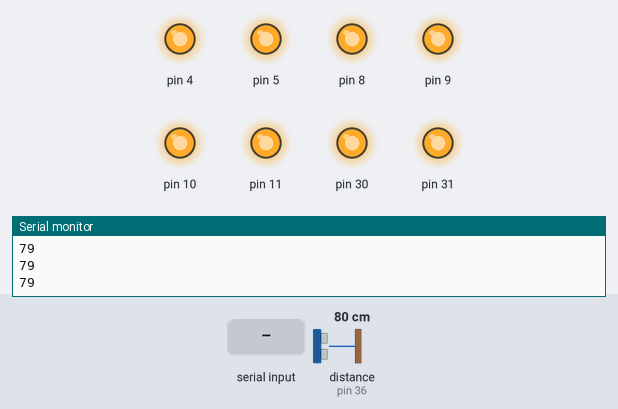
Recording of a sketch running on a simulated Arduino Mega 2560, built with avr-gcc and run on an emulated ATmega2560. Parts: output pins drawn as LEDs (lit = HIGH), the last lines printed to the serial monitor. Wiring (inferred from the names in the program): ultrasonic range finder: trigger pin 34; echo pin 36. Inputs (shaded band) come from the test bench; at power-on: distance to the obstacle (sensor on pin 36) 80 cm. The echo pulse lasts 58.3 µs per cm; pins used as bus, display or sensor lines are not drawn.

Above: at 1.2 s.
1.3 s: "9" received over Serial
At 1.41 s:
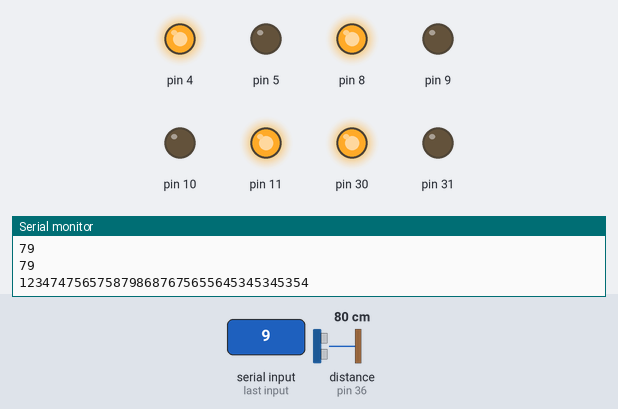
4.3 s: distance to the obstacle (sensor on pin 36) set to 13 cm
7.3 s: distance to the obstacle (sensor on pin 36) set to 10 cm
At 9.2 s:
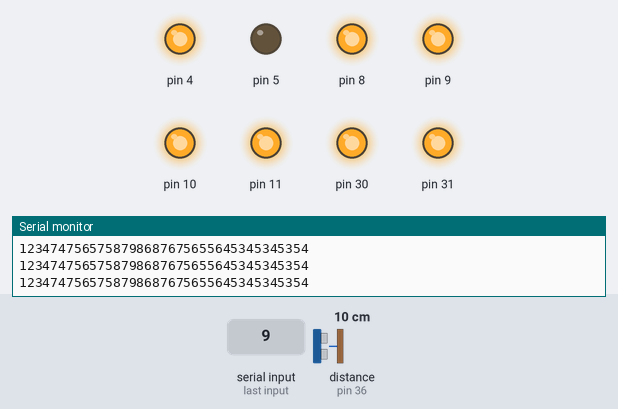
9.9 s: distance to the obstacle (sensor on pin 36) set to 18 cm
At 10.56 s:
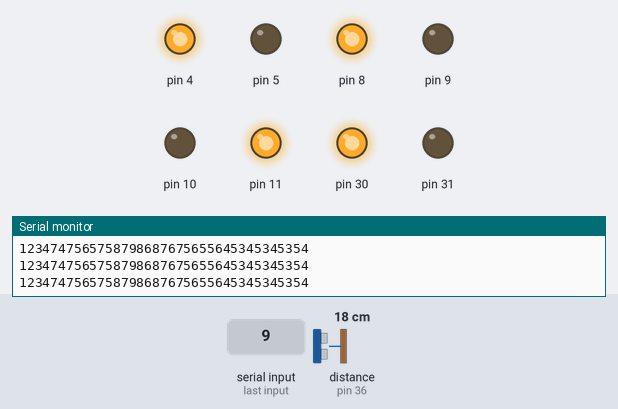
12.9 s: distance to the obstacle (sensor on pin 36) set to 2 cm
At 13.9 s:
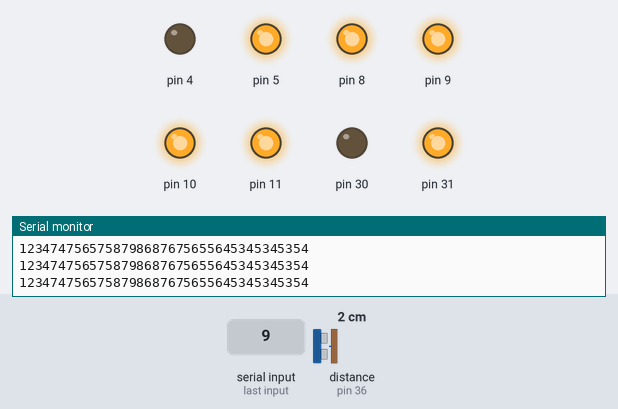
Timing chart, 0 to 16.6 s (numbered marks = the images above; inputs shaded):
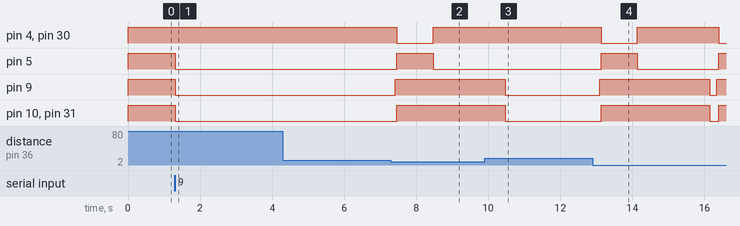

Measured:
- the behaviour switches between 12 and 11 cm on distance to the obstacle (sensor on pin 36) (found by bisection; images 1 and 2)
- after the input at 1.3 s, pin 5, pin 9, pin 10, pin 31: HIGH → LOW at once
- after the input at 7.3 s, pin 4, pin 30: HIGH → LOW after 0.17 s, → HIGH 1.0 s later; pin 5: LOW → HIGH after 0.17 s, → LOW 1.0 s later; pin 9: LOW → HIGH after 0.11 s; pin 10, pin 31: LOW → HIGH after 0.17 s
- after the input at 9.9 s, pin 4, pin 30: stays HIGH (without the input it goes to LOW after 0.82 s); pin 5: stays LOW (without the input it goes to HIGH after 0.82 s); pin 9, pin 10, pin 31: goes on until 10.5 s, then stays LOW
- after the input at 12.9 s, pin 4, pin 30: HIGH → LOW after 0.24 s, → HIGH 1.0 s later, → LOW 2.3 s later; pin 5: LOW → HIGH after 0.24 s, → LOW 1.0 s later, → HIGH 2.3 s later; pin 9: LOW → HIGH after 0.19 s, → LOW 3.1 s later, → HIGH 0.20 s later; pin 10, pin 31: LOW → HIGH after 0.24 s, → LOW 3.0 s later, → HIGH 0.25 s later

The sketch:

SSB.ino
```cpp
const int trigpin = 34;
const int echopin = 36;

void setup()
{
  Serial.begin(9600);
  pinMode(trigpin,OUTPUT);
  pinMode(echopin,INPUT);
  pinMode(4,OUTPUT);
  pinMode(5,OUTPUT);
  pinMode(30,OUTPUT);
  pinMode(31,OUTPUT);
  pinMode(8,OUTPUT);
  pinMode(9,OUTPUT);
  pinMode(10,OUTPUT);
  pinMode(11,OUTPUT);
  digitalWrite(4,HIGH);
  digitalWrite(5,HIGH);
  digitalWrite(30,HIGH);
  digitalWrite(31,HIGH);
  digitalWrite(10,HIGH);
  digitalWrite(11,HIGH);
  digitalWrite(8,HIGH);
  digitalWrite(9,HIGH);
}

void loop()
{
  char data = Serial.read();
  Serial.println(getdistance());
  if(getdistance()<11)
  {
     delay(50);
     if(getdistance()<11)
        bot_stop();
  }
  else if(data == '1')
      move_fwd();
  else if(data == '2')
      move_back();
  else if(data == '3')
      move_left();
  else if(data == '4')
      move_right();
  else if(data == '5')
      bot_stop();
  else if(data == '6')
      start_seed();
  else if(data == '7')
      stop_seed();
  else if(data == '8')
      watering();
  else if(data == '9')
  {
    while(data!= "10")
    {
       move_fwd();
       start_seed();
       Serial.println("1234747565758798687675655645345345354");
       watering();
       if(getdistance()<11)
       {
         delay(50);
         if(getdistance()<11)
         {
           bot_stop;
           move_back();
           delay(1000);
           bot_stop();
           move_right();
           delay(2000);
           bot_stop();
         }
       }
       data = Serial.read();
    }
    bot_stop();
  }
}

void move_fwd()
{

      digitalWrite(4,HIGH);
      digitalWrite(5,LOW);
      digitalWrite(30,HIGH);
      digitalWrite(31,LOW);
}

void move_back()
{
      digitalWrite(10,HIGH);
      digitalWrite(11,HIGH);
      digitalWrite(4,LOW);
      digitalWrite(5,HIGH);
      digitalWrite(30,LOW);
      digitalWrite(31,HIGH);
}

void move_left()
{
      digitalWrite(4,HIGH);
      digitalWrite(5,HIGH);
      digitalWrite(30,HIGH);
      digitalWrite(31,LOW);
}

void move_right()
{
      digitalWrite(4,HIGH);
      digitalWrite(5,LOW);
      digitalWrite(30,HIGH);
      digitalWrite(31,HIGH);
}

void bot_stop()
{
      digitalWrite(4,HIGH);
      digitalWrite(5,HIGH);
      digitalWrite(30,HIGH);
      digitalWrite(31,HIGH);
      digitalWrite(10,HIGH);
      digitalWrite(11,HIGH);
}

void start_seed()
{
      digitalWrite(10,LOW);
      digitalWrite(11,HIGH);

}

void stop_seed()
{
      digitalWrite(10,HIGH);
      digitalWrite(11,HIGH);
}

void watering()
{
      digitalWrite(8,HIGH);
      digitalWrite(9,LOW);
      delay(200);
      digitalWrite(8,HIGH);
      digitalWrite(9,HIGH);
}

int getdistance()
{
  int duration;
  int distance;
  digitalWrite(trigpin,HIGH);
  delayMicroseconds(10);
  digitalWrite(trigpin,LOW);

  duration=pulseIn(echopin,HIGH);
  distance = (duration/2) / 29.1;
  return distance;
}
```
